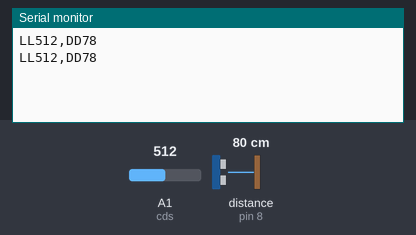
A sketch run on a simulated Arduino Uno, built with avr-gcc and run on an emulated ATmega328P. On the bench: the last lines printed to the serial monitor. Wiring (inferred from the names in the program): ultrasonic range finder: trigger pin 9; echo pin 8. Inputs (shaded band) come from the test bench; at power-on: distance to the obstacle (sensor on pin 8) 80 cm, A1 (cds) = 512. The echo pulse lasts 58.3 µs per cm.

Above: at 1.8 s.
1.9 s: distance to the obstacle (sensor on pin 8) set to 2 cm
At 2.4 s:
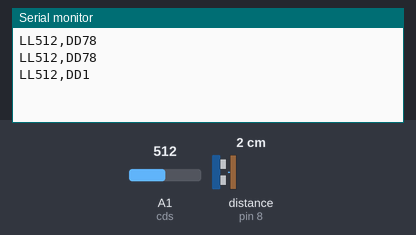
3.4 s: A1 (cds) set to 716
At 4.7 s:
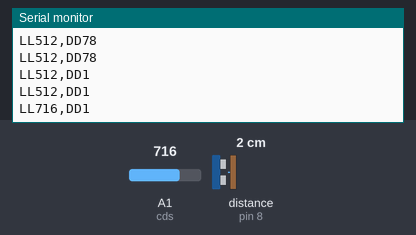
4.9 s: distance to the obstacle (sensor on pin 8) set to 4 cm
At 5.8 s:
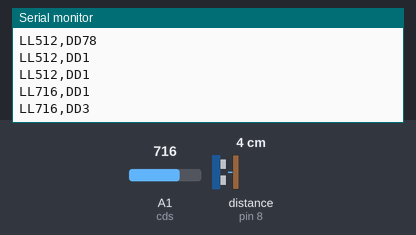
6.4 s: A1 (cds) set to 900
At 7.6 s:
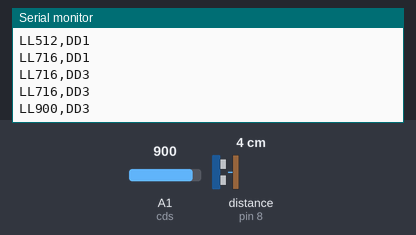
Timing chart, 0 to 8.9 s (numbered marks = the images above; inputs shaded):
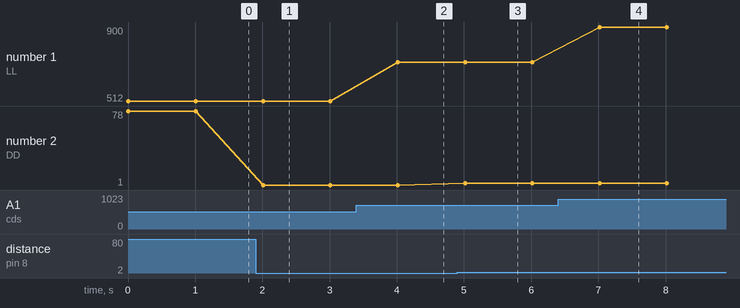

The sketch:

port.ino
```cpp
//항구 측에서 측정한 센서 값 아두이노 코드(서버를 위한 태그 추가)
#define cds A1
#define trigPin 9
#define echoPin 8
// 실행시 가장 먼저 호출되는 함수이며, 최초 1회만 실행됩니다.
// 변수를 선언하거나 초기화를 위한 코드를 포함합니다.
void setup() {
  Serial.begin(9600);// 조도센서의 동작 상태를 확인하기 위하여 시리얼 통신을 설정합니다. (전송속도 9600bps)
  pinMode(trigPin,OUTPUT);
  pinMode(echoPin,INPUT);
}
// setup() 함수가 호출된 이후, loop() 함수가 호출되며,
// 블록 안의 코드를 무한히 반복 실행됩니다.
void loop() {
// 조도센서로 부터 측정된 밝기 값을 읽어 cdsValue라는 변수에 저장합니다.
  int cdsValue = analogRead(cds);
  long duration, distance;                   // 각 변수를 선언합니다.
  digitalWrite(trigPin, LOW);                 // trigPin에 LOW를 출력하고
  delayMicroseconds(2);                    // 2 마이크로초가 지나면
  digitalWrite(trigPin, HIGH);                // trigPin에 HIGH를 출력합니다.
  delayMicroseconds(10);                  // trigPin을 10마이크로초 동안 기다렸다가
  digitalWrite(trigPin, LOW);                // trigPin에 LOW를 출력합니다.
  duration = pulseIn(echoPin, HIGH);   // echoPin핀에서 펄스값을 받아옵니다.
  // 측정된 밝기 값를 시리얼 모니터에 출력합니다.
  distance = duration * 17 / 1000;
  Serial.print("LL" +String(cdsValue) + ",");
  Serial.println("DD" + String(distance));
  delay(1000);
}
```

Measured:
- after the input at 1.9 s, the serial monitor: prints a new line after 0.11 s (image 1)
- after the input at 3.4 s, the serial monitor: prints a new line after 0.61 s (image 2)
- after the input at 4.9 s, the serial monitor: prints a new line after 0.12 s (image 3)
- after the input at 6.4 s, the serial monitor: prints a new line after 0.62 s (image 4)
- plotted number 1: 512 → 716 after the input at 3.4 s, 716 → 900 after the input at 6.4 s
- plotted number 2: 78 → 1 after the input at 1.9 s, 1 → 3 after the input at 4.9 s
